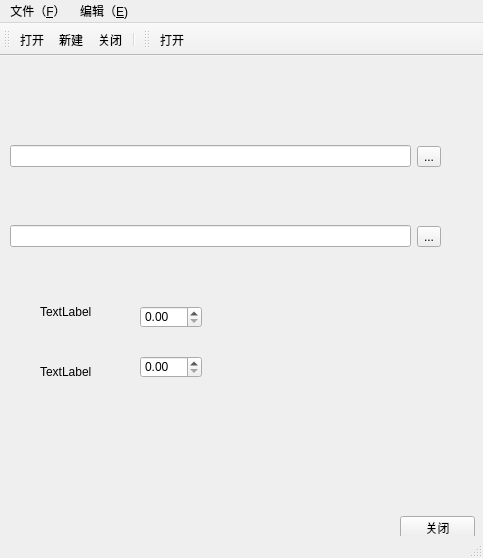
<?xml version="1.0" encoding="UTF-8"?>
<ui version="4.0">
 <class>MainWindow</class>
 <widget class="QMainWindow" name="MainWindow">
  <property name="windowModality">
   <enum>Qt::ApplicationModal</enum>
  </property>
  <property name="enabled">
   <bool>true</bool>
  </property>
  <property name="geometry">
   <rect>
    <x>0</x>
    <y>0</y>
    <width>483</width>
    <height>558</height>
   </rect>
  </property>
  <property name="minimumSize">
   <size>
    <width>483</width>
    <height>558</height>
   </size>
  </property>
  <property name="acceptDrops">
   <bool>true</bool>
  </property>
  <property name="windowTitle">
   <string>UEG</string>
  </property>
  <property name="windowIcon">
   <iconset>
    <normaloff>2.jpg</normaloff>2.jpg</iconset>
  </property>
  <widget class="QWidget" name="centralwidget">
   <widget class="QLabel" name="label">
    <property name="geometry">
     <rect>
      <x>40</x>
      <y>250</y>
      <width>54</width>
      <height>12</height>
     </rect>
    </property>
    <property name="text">
     <string>TextLabel</string>
    </property>
   </widget>
   <widget class="QLabel" name="label_2">
    <property name="geometry">
     <rect>
      <x>40</x>
      <y>310</y>
      <width>54</width>
      <height>12</height>
     </rect>
    </property>
    <property name="text">
     <string>TextLabel</string>
    </property>
    <property name="buddy">
     <cstring>doubleSpinBox_2</cstring>
    </property>
   </widget>
   <widget class="QDoubleSpinBox" name="doubleSpinBox">
    <property name="geometry">
     <rect>
      <x>140</x>
      <y>250</y>
      <width>62</width>
      <height>22</height>
     </rect>
    </property>
   </widget>
   <widget class="QDoubleSpinBox" name="doubleSpinBox_2">
    <property name="geometry">
     <rect>
      <x>140</x>
      <y>300</y>
      <width>62</width>
      <height>22</height>
     </rect>
    </property>
   </widget>
   <widget class="QPushButton" name="pushButton">
    <property name="geometry">
     <rect>
      <x>400</x>
      <y>460</y>
      <width>75</width>
      <height>23</height>
     </rect>
    </property>
    <property name="text">
     <string>关闭</string>
    </property>
   </widget>
   <widget class="QWidget" name="layoutWidget">
    <property name="geometry">
     <rect>
      <x>10</x>
      <y>150</y>
      <width>431</width>
      <height>61</height>
     </rect>
    </property>
    <layout class="QHBoxLayout" name="horizontalLayout_2">
     <item>
      <widget class="QLineEdit" name="lineEdit_2"/>
     </item>
     <item>
      <spacer name="horizontalSpacer_2">
       <property name="orientation">
        <enum>Qt::Horizontal</enum>
       </property>
       <property name="sizeType">
        <enum>QSizePolicy::Preferred</enum>
       </property>
       <property name="sizeHint" stdset="0">
        <size>
         <width>0</width>
         <height>0</height>
        </size>
       </property>
      </spacer>
     </item>
     <item>
      <widget class="QToolButton" name="toolButton_2">
       <property name="text">
        <string>...</string>
       </property>
      </widget>
     </item>
    </layout>
   </widget>
   <widget class="QWidget" name="layoutWidget">
    <property name="geometry">
     <rect>
      <x>10</x>
      <y>70</y>
      <width>431</width>
      <height>61</height>
     </rect>
    </property>
    <layout class="QHBoxLayout" name="horizontalLayout">
     <item>
      <widget class="QLineEdit" name="lineEdit"/>
     </item>
     <item>
      <spacer name="horizontalSpacer">
       <property name="orientation">
        <enum>Qt::Horizontal</enum>
       </property>
       <property name="sizeType">
        <enum>QSizePolicy::Preferred</enum>
       </property>
       <property name="sizeHint" stdset="0">
        <size>
         <width>0</width>
         <height>0</height>
        </size>
       </property>
      </spacer>
     </item>
     <item>
      <widget class="QToolButton" name="toolButton">
       <property name="text">
        <string>...</string>
       </property>
      </widget>
     </item>
    </layout>
   </widget>
  </widget>
  <widget class="QStatusBar" name="statusbar"/>
  <widget class="QMenuBar" name="menuBar">
   <property name="geometry">
    <rect>
     <x>0</x>
     <y>0</y>
     <width>483</width>
     <height>23</height>
    </rect>
   </property>
   <widget class="QMenu" name="menu_F">
    <property name="title">
     <string>文件（&amp;F）</string>
    </property>
    <addaction name="fileOpenAction"/>
    <addaction name="fileNewAction"/>
    <addaction name="fileCloseAction"/>
    <addaction name="addWinAction"/>
   </widget>
   <widget class="QMenu" name="menu_E">
    <property name="title">
     <string>编辑（&amp;E)</string>
    </property>
   </widget>
   <addaction name="menu_F"/>
   <addaction name="menu_E"/>
  </widget>
  <widget class="QToolBar" name="toolBar">
   <property name="windowTitle">
    <string>toolBar</string>
   </property>
   <attribute name="toolBarArea">
    <enum>TopToolBarArea</enum>
   </attribute>
   <attribute name="toolBarBreak">
    <bool>false</bool>
   </attribute>
   <addaction name="fileOpenAction"/>
   <addaction name="fileNewAction"/>
   <addaction name="fileCloseAction"/>
   <addaction name="separator"/>
  </widget>
  <widget class="QToolBar" name="toolBar_2">
   <property name="windowTitle">
    <string>toolBar_2</string>
   </property>
   <attribute name="toolBarArea">
    <enum>TopToolBarArea</enum>
   </attribute>
   <attribute name="toolBarBreak">
    <bool>false</bool>
   </attribute>
   <addaction name="fileOpenAction"/>
  </widget>
  <action name="fileOpenAction">
   <property name="checkable">
    <bool>true</bool>
   </property>
   <property name="text">
    <string>打开</string>
   </property>
   <property name="shortcut">
    <string>Alt+Q</string>
   </property>
  </action>
  <action name="fileNewAction">
   <property name="text">
    <string>新建</string>
   </property>
   <property name="shortcut">
    <string>Alt+N</string>
   </property>
  </action>
  <action name="fileCloseAction">
   <property name="text">
    <string>关闭</string>
   </property>
   <property name="shortcut">
    <string>Alt+C</string>
   </property>
  </action>
  <action name="addWinAction">
   <property name="text">
    <string>添加窗口</string>
   </property>
  </action>
 </widget>
 <tabstops>
  <tabstop>lineEdit</tabstop>
  <tabstop>toolButton</tabstop>
 </tabstops>
 <resources/>
 <connections>
  <connection>
   <sender>pushButton</sender>
   <signal>clicked()</signal>
   <receiver>MainWindow</receiver>
   <slot>close()</slot>
   <hints>
    <hint type="sourcelabel">
     <x>424</x>
     <y>511</y>
    </hint>
    <hint type="destinationlabel">
     <x>360</x>
     <y>476</y>
    </hint>
   </hints>
  </connection>
 </connections>
</ui>
